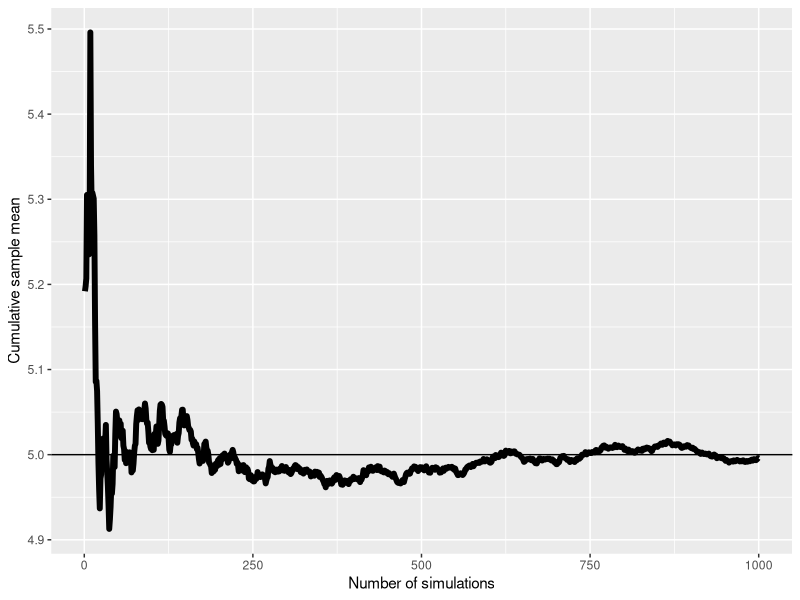
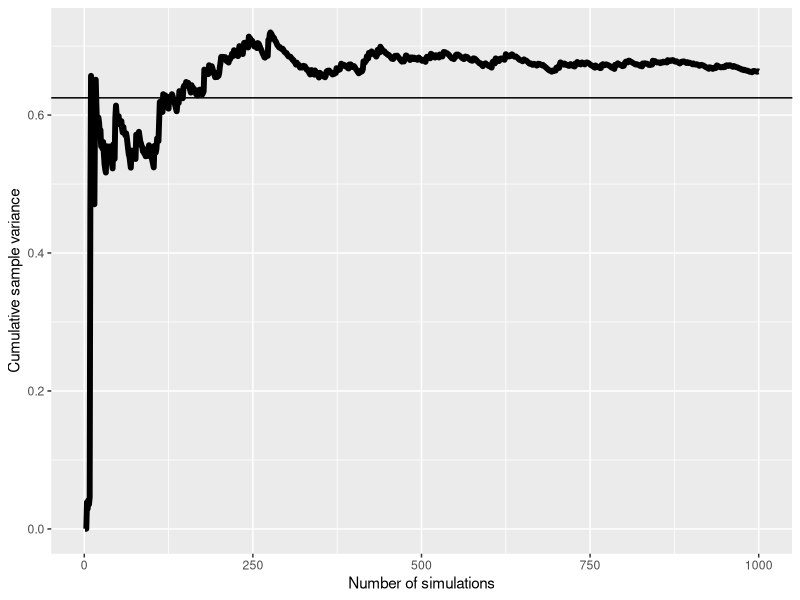
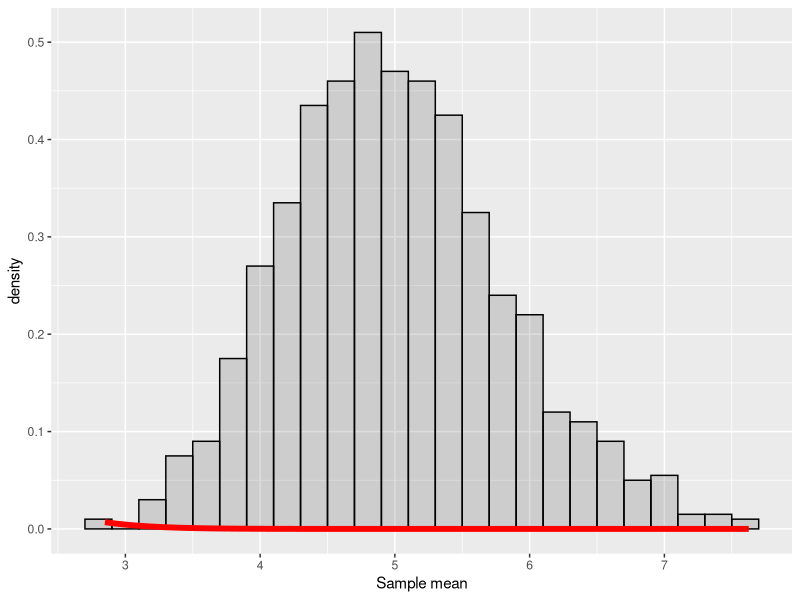

Write R code to recreate these figures, in order.
## ---- chunk 1
library(ggplot2)
nosim <- 1000 # number of simulations
lambda <- 0.2 # the rate parameter
nevts <- 40 # number of exponentials
# perform simulation
#set.seed(973402) # setting the seed makes this simple study reproducible
expmean = NULL; for (i in 1 : nosim) expmean = c(expmean, mean(rexp(nevts,lambda)))
## ---- chunk 2
sample_mean <- mean(expmean)
theoretical_mean <- 1 / lambda
means <- cumsum(expmean)/ (1  : nosim)
g <- ggplot(data.frame(x = 1 : nosim, y = means), aes(x = x, y = y)) 
g <- g + geom_hline(yintercept = theoretical_mean) + geom_line(size = 2) 
g <- g + labs(x = "Number of simulations", y = "Cumulative sample mean")
g
## ---- chunk 3
variances = NULL; variances <- c(variances, 0); # no variance with just 1 element
for (i in 2 : nosim) variances = c(variances, var(expmean[1:i]))
theoretical_variance <- (1 / lambda)^2 / nevts
sample_variance <- var(expmean)
g <- ggplot(data.frame(x = 1 : nosim, y = variances), aes(x = x, y = y)) 
g <- g + geom_hline(yintercept = theoretical_variance) + geom_line(size = 2) 
g <- g + labs(x = "Number of simulations", y = "Cumulative sample variance")
g
## ---- chunk 4
g <- ggplot(data.frame(x = 1 : nosim, y = expmean), aes(x = expmean)) +
  geom_histogram(alpha = .20, binwidth=.2, colour = "black", aes(y = ..density..)) 
g <- g + labs(x = "Sample mean", y = "density")
g <- g + stat_function(fun = dnorm, colour = "red", size=2,
  arg = list(mean=theoretical_mean, sd=sqrt(theoretical_variance)))
g
